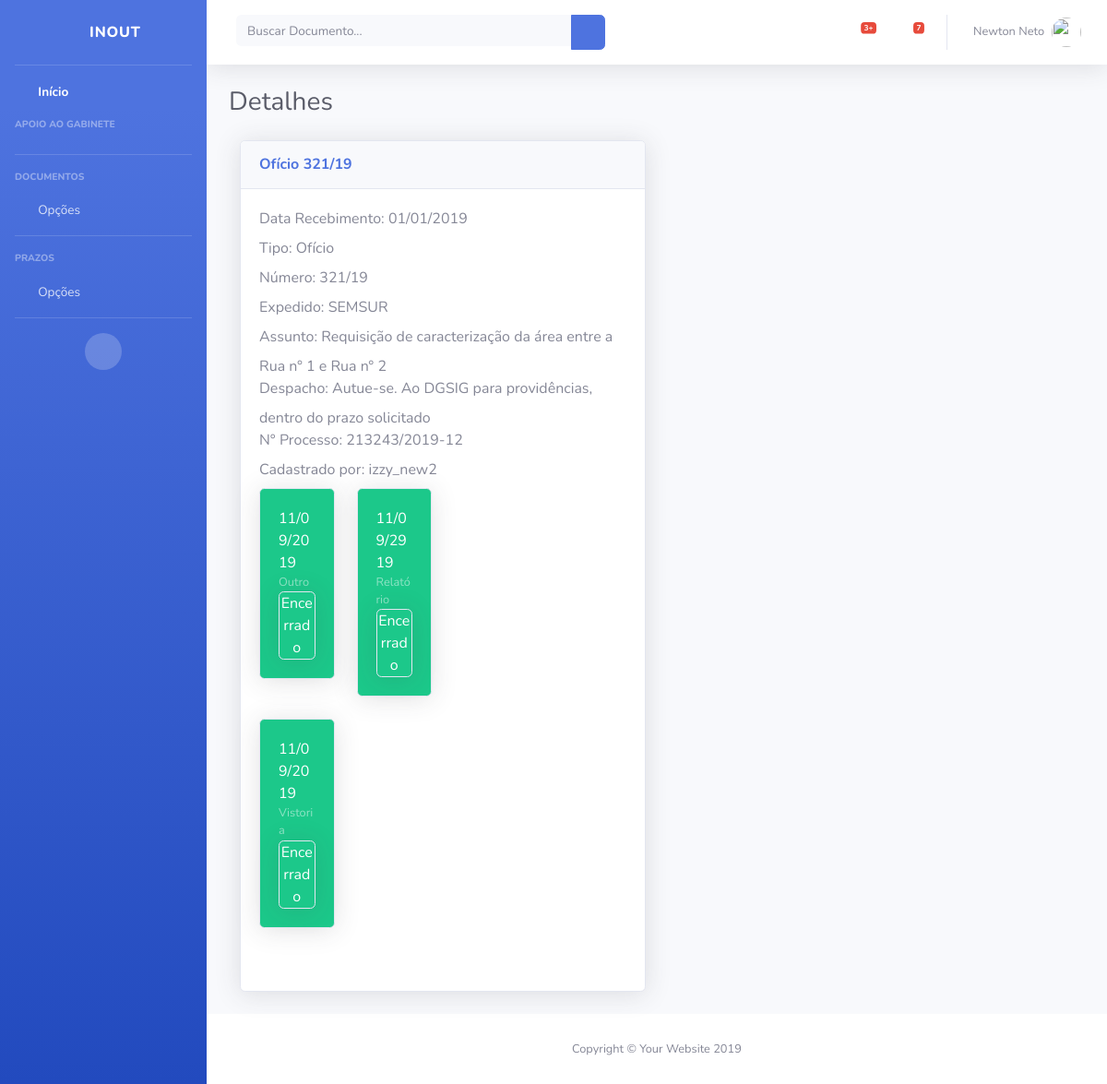
Screenshot of /9/detalhesdocumento.html (signed in) with the database file from the repository.
### inout/models.py (models this page shows, shortened)
class Documento(models.Model):
	usuario = models.ForeignKey(User, on_delete = models.CASCADE)
	data_de_entrada = models.DateTimeField('Data de Entrada')
	tipo_de_documento = models.CharField(max_length = 30)
	numero_do_documento = models.CharField(max_length = 30)
	orgao_expedidor_do_documento = models.CharField(max_length = 150)
	assunto_do_documento = models.CharField(max_length = 1000)
	despacho_do_documento = models.CharField(max_length = 200)
	numero_do_processo = models.CharField(max_length = 30)

class Prazo(models.Model):
	documento = models.ForeignKey(Documento, on_delete = models.CASCADE)
	tipo_de_prazo = models.CharField(max_length = 20)
	data_do_prazo = models.DateTimeField('Prazo')
	prazo_encerrado = models.BooleanField(default = False)

### inout/views.py (the view)
# urls.py: path('<int:documento_id>/detalhesdocumento', views.detalhesdocumento, name = 'detalhesdocumento'),
@login_required
def detalhesdocumento(request, documento_id):
	documento = get_object_or_404(Documento, pk = documento_id)
	contexto = {
		'documento': documento,
		'data_de_hoje': datetime.date.today(),
	}
	return render(request, 'inout/detalhesdocumento.html', contexto)

### inout/templates/inout/detalhesdocumento.html (shortened to what this page needs)
{% load staticfiles %}
{% include "header.html" %}
        <div class="container-fluid">
          <h1 class="h3 mb-4 text-gray-800">Detalhes</h1>
          <div class="col-lg-6 mb-4">
            <div class="card shadow mb-4">
              <div class="card-header py-3">
                <h6 class="m-0 font-weight-bold text-primary">{{ documento.tipo_de_documento }} {{ documento.numero_do_documento }}</h6>
              </div>
              <div class="card-body">
                {% if documento %}
                  <label>Data Recebimento: </label> {{ documento.data_de_entrada|date:'d/m/Y' }}
                  <br/>
                  <label>Tipo: </label> {{ documento.tipo_de_documento }}
                  <br/>
                  <label>Número: </label> {{ documento.numero_do_documento }}
                  <br/>
                  <label>Expedido: </label> {{ documento.orgao_expedidor_do_documento }}
                  <br/>
                  <label>Assunto: </label> {{ documento.assunto_do_documento }}
                  <br/>
                  <label>Despacho: </label> {{ documento.despacho_do_documento }}
                  <br/>
                  <label>N° Processo: </label> {{ documento.numero_do_processo }}
                  <br/>
                  <label>Cadastrado por: </label> {{ documento.usuario }}
                  <br/>
                  <div class="row">
                    <div class="col-lg-6 mb-4">
                      <div class="row">
                      {% for prazo in documento.prazo_set.all %}
                        <div class="col-lg-6 mb-4">
                          {% if prazo.prazo_encerrado == True %}
                            <div class="card bg-success text-white shadow">
                              <div class="card-body">
                                {{ prazo.data_do_prazo|date:'d/m/Y' }}
                              <div class="text-white-50 small">{{ prazo.tipo_de_prazo }}</div>
                              <span class="bg-success card text-white shadow centralizaTexto" />Encerrado</span>
                              </div>
                            </div>
                          {% endif %}
                        </div>
                      {% endfor %}
                      </div>
                    </div>
                  </div>
                {% endif %}
              </div>
            </div>
          </div>
        </div>
      </div>
{% include "footer.html" %}

### inout/static/css/principal.css (style rules this page uses)
.centralizaTexto { text-align: center; }

### rows the page displays
Documento: tipo_de_documento "Ofício", numero_do_documento "321/19", data_de_entrada "01/01/2019", orgao_expedidor_do_documento "SEMSUR", assunto_do_documento "Requisição de caracterização da área entre a Rua n° 1 e Rua n° 2", despacho_do_documento "Autue-se. Ao DGSIG para providências, dentro do prazo solicitado", numero_do_processo "213243/2019-12", usuario "izzy_new2"
Prazo: data_do_prazo "11/09/2019", tipo_de_prazo "Outro"
Prazo: data_do_prazo "11/09/2919", tipo_de_prazo "Relatório"
Prazo: data_do_prazo "11/09/2019", tipo_de_prazo "Vistoria"
